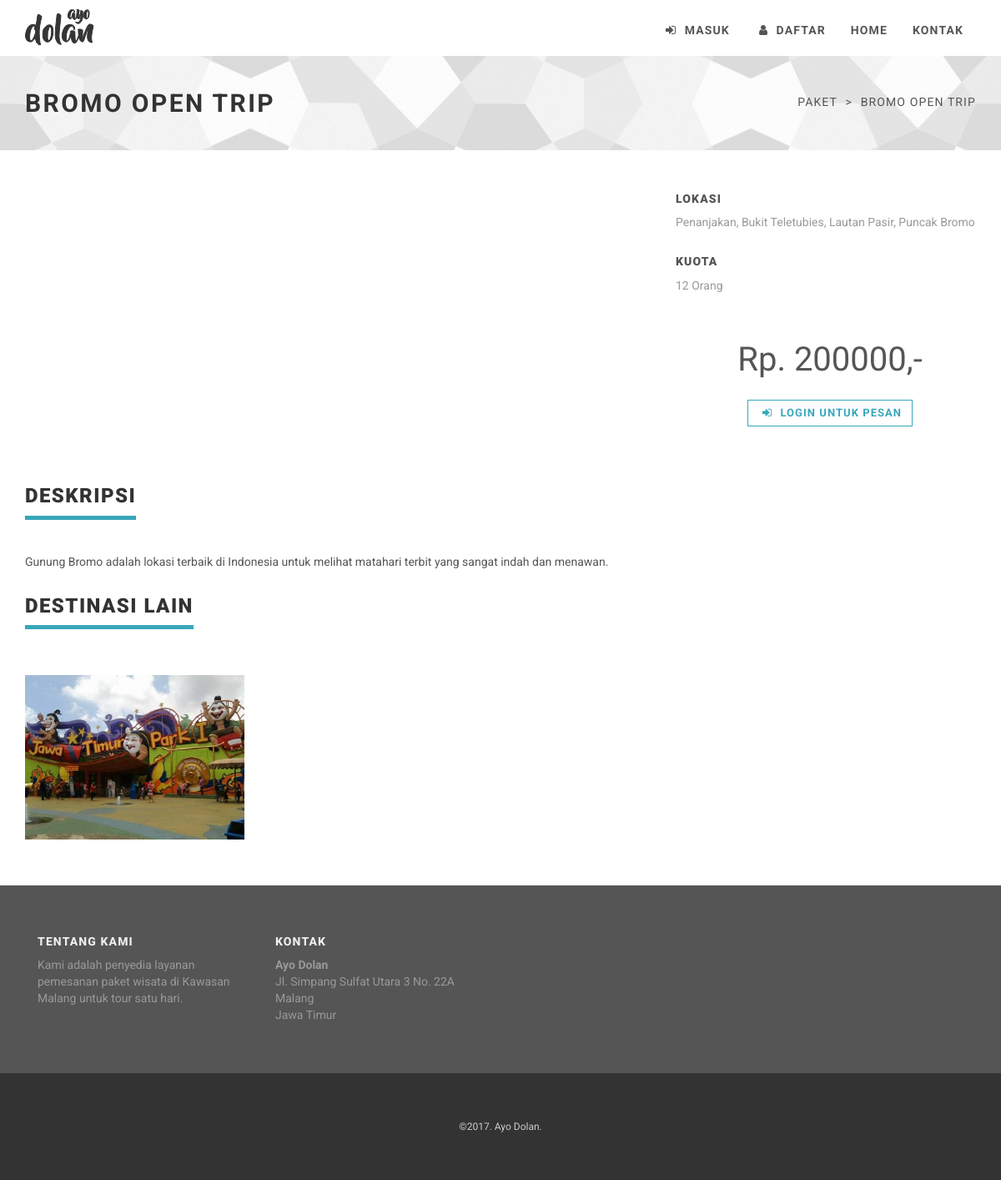
The page /paket/lihat_paket/1 on the database its author committed.
### tables this page shows
CREATE TABLE `tb_paket` (
  `id_paket` int(255) NOT NULL,
  `nama_paket` varchar(255) NOT NULL,
  `lokasi` text NOT NULL,
  `gambar_paket` text NOT NULL,
  `kuota` int(255) NOT NULL,
  `harga_tiket` int(255) NOT NULL,
  `deskripsi` text NOT NULL
);

### application/controllers/paket.php (called while the page is built, shortened)
<?php
class Paket extends CI_Controller {
    public function __construct()
    {
        $this->load->model('paket_model');
        $this->load->model('destinasi_model');
        $this->load->model('blog_model');
    }
    public function lihat_paket($id_paket)
    {
    	$data['paket_detail'] = $this->paket_model->get_paket_detail($id_paket);
        $data['two_destinasi'] = $this->destinasi_model->get_two_destinasi();
    	$data['four_paket'] = $this->paket_model->get_four_paket();
    	$data['main_view'] = 'paket_view';
		$this->load->view('template_view', $data);
    }
}

### index.php (called while the page is built, shortened)
<?php
require_once BASEPATH.'core/CodeIgniter.php';

### application/models/paket_model.php (called while the page is built, shortened)
<?php
class Paket_model extends CI_Model {
	public $db_table = 'tb_paket';
	public function get_four_paket()
	{
		return $this->db->order_by('id_paket','DESC')
						->limit(4)
						->get($this->db_table)
						->result();
	}
	public function get_paket_detail($id_paket)
	{
		return $this->db->where('id_paket',$id_paket)
						->limit(1)
						->get($this->db_table)
						->row();
	}
}

### application/views/paket_view.php (the view, shortened to what this page needs)
<div id="heading-breadcrumbs">
    <div class="container">
        <div class="row">
            <div class="col-md-7">
                <h1><?php echo $paket_detail->nama_paket; ?></h1>
            </div>
            <div class="col-md-5">
                <ul class="breadcrumb">
                    <li>Paket</li>
                    <li><?php echo $paket_detail->nama_paket; ?></li>
                </ul>
            </div>
        </div>
    </div>
</div>
<div id="content">
    <div class="container">
        <div class="row">
            <div class="col-md-12">
            </div>
        </div>
        <div class="row portfolio-project">
            <section>
                <div class="col-sm-8">
                    <br>
                </div>
                <div class="row" id="productMain">
                    <div class="col-sm-4">
                        <div class="project-more">
                            <h4>Lokasi</h4>
                            <p><?php echo $paket_detail->lokasi ?></p>
                            <h4>Kuota</h4>
                            <p><?php echo $paket_detail->kuota ?> Orang</p>
                        </div>
                        <p class="price">Rp. <?php echo $paket_detail->harga_tiket ?>,-</p>
                        <p class="text-center">
                            <?php
                                if($this->session->userdata('login') == TRUE) {
                                    if($this->session->userdata('tipe_user') != '1')
                                    echo '
                                        <a href="'.base_url().'booking/jumlah_tiket/'.$paket_detail->id_paket.'" class="btn btn-template-main"><i class="fa fa-ticket"></i> Pesan Sekarang</a>
                                    ';
                                } else {
                                    echo '
                                        <a href="'.base_url().'login" class="btn btn-template-main"><i class="fa fa-sign-in"></i> Login untuk Pesan</a>
                                    ';
                                }
                            ?>
                        </p>
                    </div>
                </div>
            </section>
            <section>
                <div class="col-sm-12">
                    <div class="heading">
                        <h3>Deskripsi</h3>
                    </div>
                    <p><?php echo $paket_detail->deskripsi ?></p>
                </div>
            </section>
        </div>
        <section>
            <div class="row portfolio">
                <div class="col-md-12">
                    <div class="heading">
                        <h3>Destinasi lain</h3>
                    </div>
                </div>
                <?php
                    foreach ($four_paket as $pfour) {
                        echo '
                            <div class="col-sm-6 col-md-3">
                                <div class="box-image">
                                    <div class="image">
                                        <img src="'.base_url().'assets/img/'.$pfour->gambar_paket.'" alt="" class="img-responsive">
                                    </div>
                                    <div class="bg"></div>
                                    <div class="name">
                                        <h3><a href="#">'.$pfour->nama_paket.'</a></h3>
                                    </div>
                                    <div class="text">
                                        <p class="buttons">
                                            <a href="#" class="btn btn-template-transparent-primary">Pesan</a>
                                            <a href="'.base_url().'paket/lihat_paket/'.$pfour->id_paket.'" class="btn btn-template-transparent-primary">Lihat</a>
                                        </p>
                                    </div>
                                </div>
                            </div>
                        ';
                    }
                ?>
            </div>
        </section>
    </div>
</div>

### assets/css/style.default.css (style rules this page uses)
a, button { -webkit-transition: all 0.2s ease-out; -moz-transition: all 0.2s ease-out; transition: all 0.2s ease-out; }
a i.fa, button i.fa { margin: 0 5px; }
section, div.section { margin-bottom: 40px; }
.heading { margin-bottom: 40px; }
.heading h1, .heading h2, .heading h3, .heading h4, .heading h5 { display: inline-block; border-bottom: solid 5px #38a7bb; line-height: 1.1; margin-bottom: 0; padding-bottom: 10px; vertical-align: middle; text-transform: uppercase; letter-spacing: 0.06em; }
.btn { font-weight: 700; font-family: "Roboto", Helvetica, Arial, sans-serif; text-transform: uppercase; letter-spacing: 0.08em; padding: 6px 12px; font-size: 13px; line-height: 1.42857143; border-radius: 0; }
.btn-template-main { color: #38a7bb; background-color: #ffffff; border-color: #38a7bb; }
.box-image { position: relative; overflow: hidden; text-align: center; margin: 15px 0; }
#heading-breadcrumbs { background: url('../img/texture-bw.png') center center repeat; padding: 20px 0; margin-bottom: 40px; }
#heading-breadcrumbs h1 { color: #333333; text-transform: uppercase; font-size: 30px; font-weight: 700; letter-spacing: 0.08em; }
#heading-breadcrumbs ul.breadcrumb { margin-top: 5px; margin-bottom: 0; }
.portfolio-project .project-more h4 { color: #555555; text-transform: uppercase; margin-bottom: 0; text-align: left; font-size: 14px; letter-spacing: 0.08em; }
.portfolio-project .project-more p { color: #999999; padding: 10px 0; margin-bottom: 20px; text-align: left; }
#productMain { margin-bottom: 30px; }
#productMain .price { font-size: 40px; text-align: center; margin-top: 40px; margin-bottom: 20px; }
.breadcrumb { font-family: "Roboto", Helvetica, Arial, sans-serif; text-transform: uppercase; background-color: none; letter-spacing: 0.08em; }
body { font-family: "Roboto", Helvetica, Arial, sans-serif; font-size: 14px; line-height: 1.42857143; color: #555555; }
a { color: #38a7bb; text-decoration: none; }
.breadcrumb { padding: 20px 0; margin-bottom: 20px; background-color: transparent; border-radius: 0; text-align: right; }
.breadcrumb > li + li:before { content: ">\00a0"; color: #555555; }
h1, h2, h3, h4, h5, h6, .h1, .h2, .h3, .h4, .h5, .h6 { font-family: "Roboto", Helvetica, Arial, sans-serif; font-weight: 900; line-height: 1.1; color: #333333; }
h1, .h1, h2, .h2, h3, .h3 { margin-top: 20px; margin-bottom: 20px; }
p { margin: 0 0 10px; }

### rows shown on the page
tb_paket: nama_paket "BROMO OPEN TRIP", lokasi "Penanjakan, Bukit Teletubies, Lautan Pasir, Puncak Bromo", kuota "12", harga_tiket "200000", deskripsi "Gunung Bromo adalah lokasi terbaik di Indonesia untuk melihat matahari terbit yang sangat indah dan menawan."
tb_paket: gambar_paket (picture)
